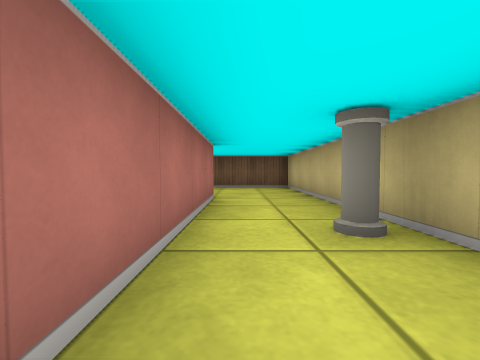
view 1 (above)

19 first-person views from a walk through a cub3D maze. The camera is about half as high as the walls, tilts 2° down and sees 90° across. The floor is counted in squares. Each view is taken from the middle of a square. On the plan, view 1 faces up. The plan holds only what a view shows up to about 9 squares ahead; the rest is blank.

view 2
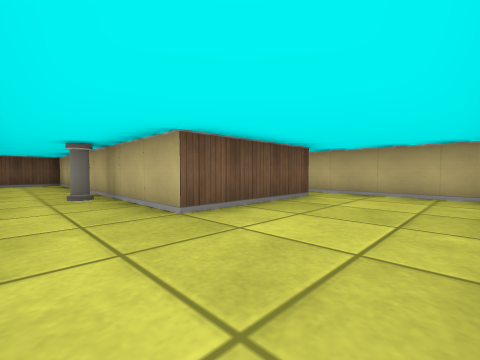

view 3
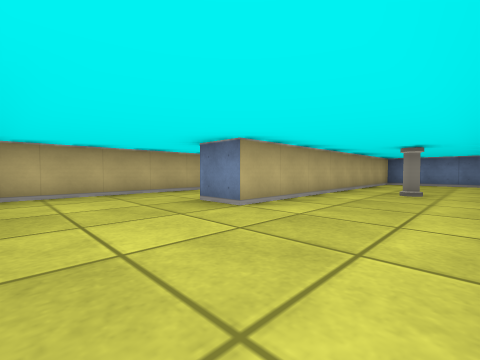

view 4
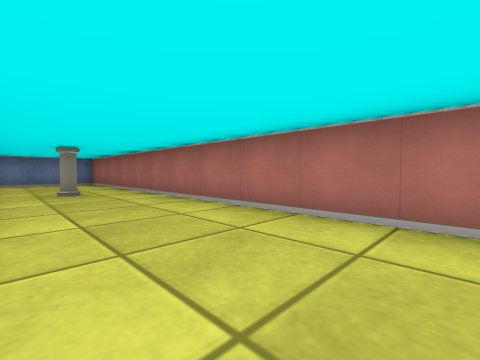

view 5
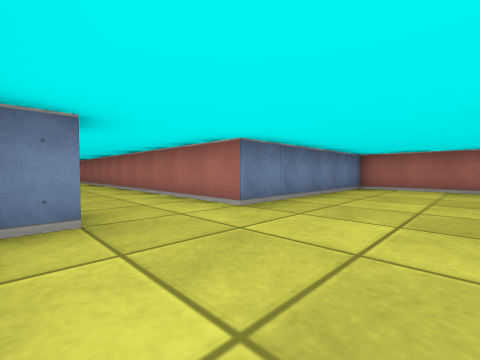

view 6
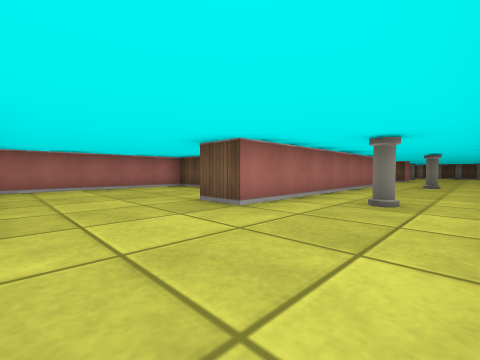

view 7
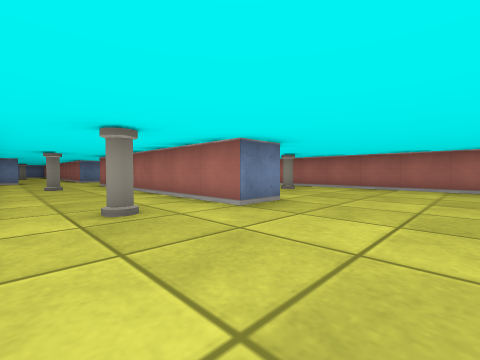

view 8
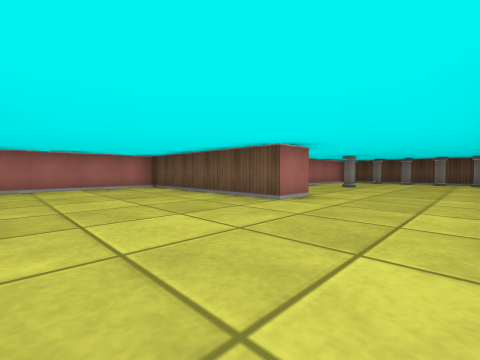

view 9
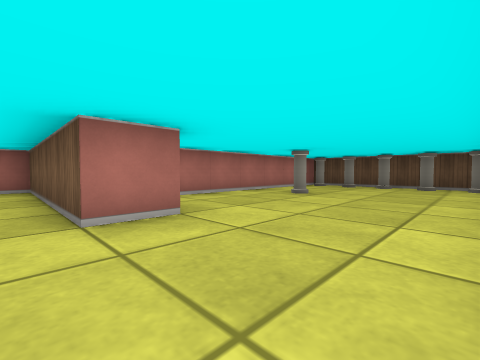

view 10
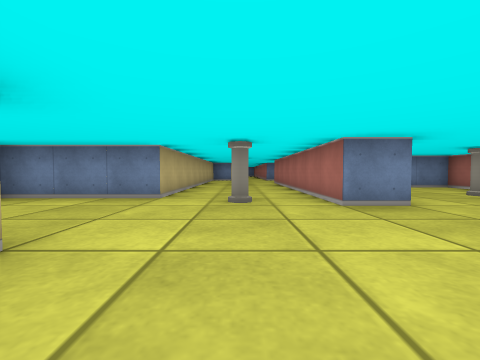

view 11
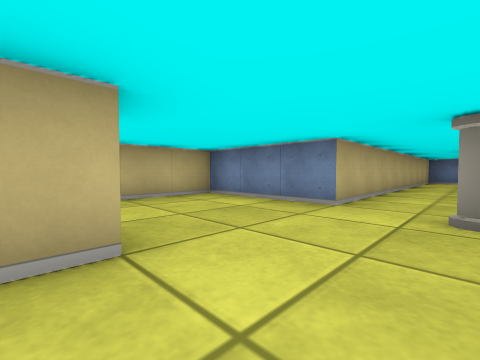

view 12
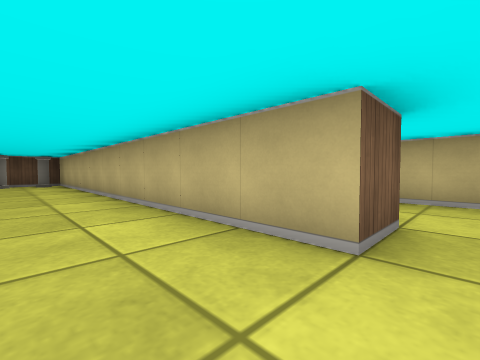

view 13
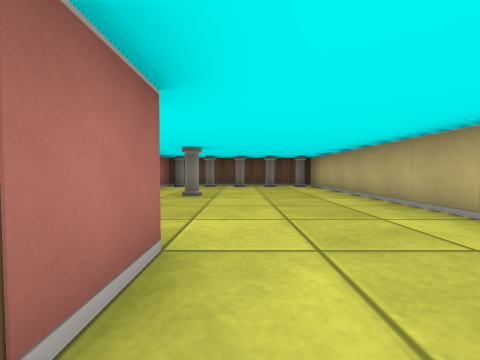

view 14
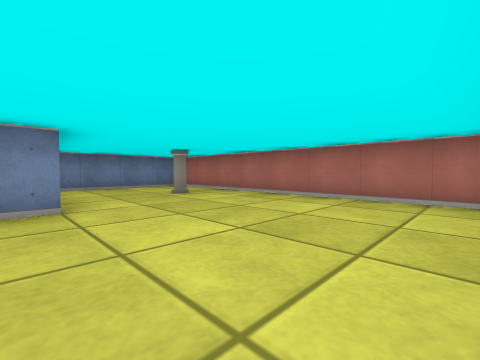

view 15
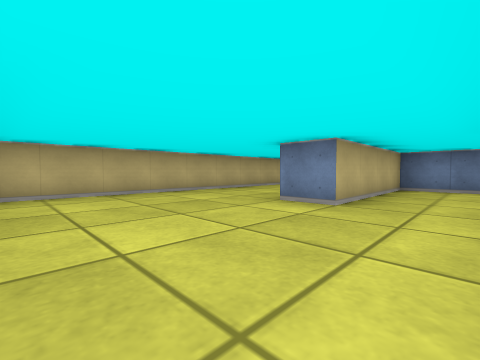

view 16
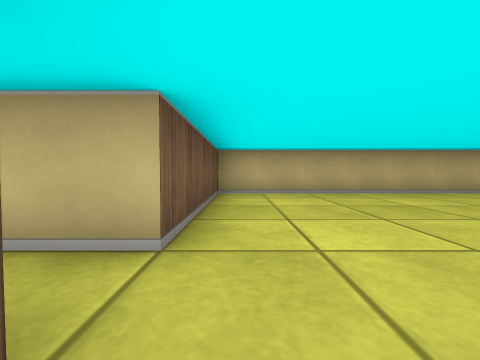

view 17
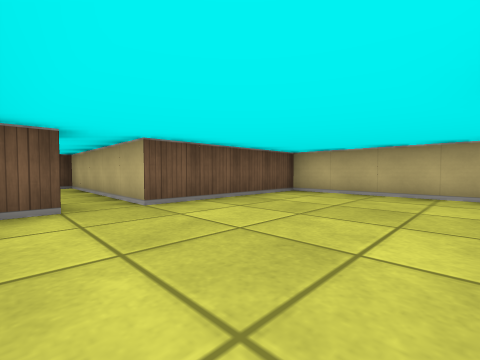

view 18
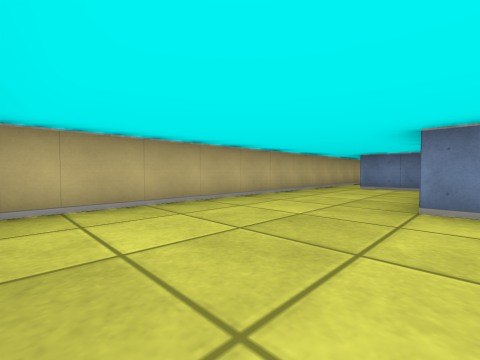

view 19
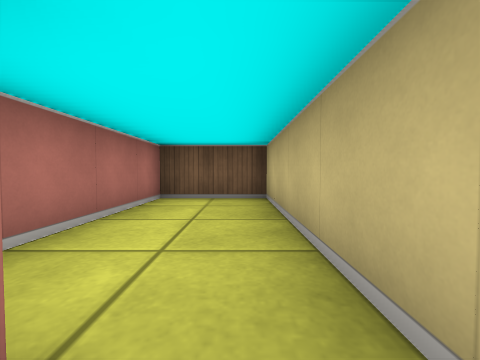

### Floor plan
Ten units are one square. View 1 is at (0, 0); x grows to the right and y downward. Boxes are objects, and circles mark ways between rooms. Rooms are numbered by the first view taken in them; rooms with no view inside come last. Other rooms are left out.
<svg viewBox="-100 -310 160 350">
<path fill="none" stroke="#000" d="M-15 32 -15 -45 -5 -45 -5 -4M45 5 15 5 15 -75 -9 -75M-42 35 -18 35M55 31 55 -1M-45 -75 -45 32M-56 -185 -45 -185 -45 -115 -55 -115M-45 -236 -45 -225 -95 -225 -95 -145 -60 -145M-4 -205 -15 -205 -15 -305 -65 -305 -65 -246M-82 -135 -95 -135 -95 -85 -45 -85 -45 -75M-15 -98 -15 -175 15 -175 15 -215M-26 -85 -19 -85M15 -215 25 -215M6 -255 -1 -255M30 -175 45 -175M55 -158 55 -255 15 -255 15 -265M15 -265 15 -305 -5 -305 -5 -275"/>
<rect x="-35" y="-15" width="10" height="10" fill="#bbb"><title>pillar</title></rect>
<rect x="5" y="-25" width="10" height="10" fill="#bbb"><title>pillar</title></rect>
<rect x="-85" y="-175" width="10" height="10" fill="#bbb"><title>pillar</title></rect>
<rect x="-65" y="-305" width="10" height="10" fill="#bbb"><title>pillar</title></rect>
<rect x="-55" y="-275" width="10" height="10" fill="#bbb"><title>pillar</title></rect>
<rect x="-55" y="-305" width="10" height="10" fill="#bbb"><title>pillar</title></rect>
<rect x="-45" y="-305" width="10" height="10" fill="#bbb"><title>pillar</title></rect>
<rect x="-35" y="-135" width="10" height="10" fill="#bbb"><title>pillar</title></rect>
<rect x="-35" y="-185" width="10" height="10" fill="#bbb"><title>pillar</title></rect>
<rect x="-35" y="-305" width="10" height="10" fill="#bbb"><title>pillar</title></rect>
<rect x="-25" y="-305" width="10" height="10" fill="#bbb"><title>pillar</title></rect>
<circle cx="-35" cy="-80" r="3" fill="#2a7"/>
<circle cx="5" cy="-210" r="3" fill="#2a7"/>
<circle cx="10" cy="-270" r="3" fill="#2a7"/>
<text x="0" y="-10">1</text>
<text x="-50" y="-190">2</text>
<text x="30" y="-220">3</text>
<text x="0" y="-290">4</text>
</svg>
Room 1 opens to room 2. Room 2 opens to room 3. Room 3 opens to room 4.

Where each view was taken, in squares from view 1:
view 1: 0 up, 0 right, facing up
view 2: 3 down, 0 right, facing up-right
view 3: 7 up, 4 left, facing down-right
view 4: 7 up, 2 left, facing down-left
view 5: 11 up, 2 left, facing down-left
view 6: 9 up, 2 left, facing up-left
view 7: 21 up, 2 left, facing down-left
view 8: 19 up, 2 left, facing up-left
view 9: 22 up, 2 left, facing up-left
view 10: 22 up, 3 left, facing down
view 11: 21 up, 3 left, facing down-right
view 12: 20 up, 3 left, facing up-right
view 13: 22 up, 4 left, facing up
view 14: 22 up, 5 left, facing down-left
view 15: 25 up, 0 right, facing down-right
view 16: 25 up, 0 right, facing right
view 17: 22 up, 0 right, facing up-right
view 18: 25 up, 2 right, facing down-right
view 19: 26 up, 1 right, facing up
